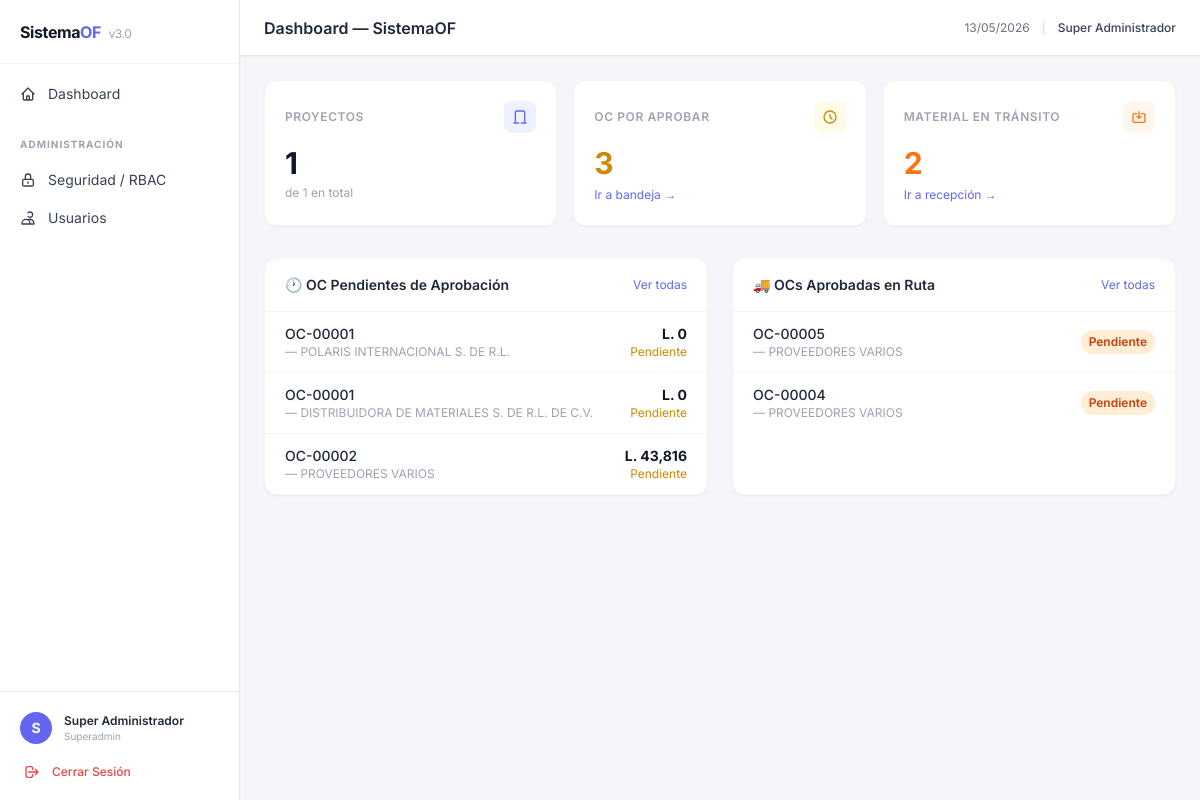
Screenshot of /public/dashboard (signed in) with the database file from the repository.
### tables this page shows
CREATE TABLE `ord_compras` (
  `id_ocompra` int(5) UNSIGNED ZEROFILL NOT NULL,
  `cod_ocompra` varchar(10) NOT NULL,
  `id_proy` int(5) UNSIGNED ZEROFILL NOT NULL,
  `cod_proy` varchar(10) NOT NULL,
  `id_linea` int(5) UNSIGNED ZEROFILL NOT NULL,
  `id_prov` int(5) UNSIGNED ZEROFILL NOT NULL,
  `id_inge` int(5) UNSIGNED ZEROFILL NOT NULL,
  `fecha_orden` date DEFAULT NULL,
  `cost_subtot` decimal(15,2) DEFAULT NULL,
  `cost_isv` decimal(15,2) DEFAULT NULL,
  `cost_total` decimal(15,2) DEFAULT NULL,
  `estatus_orden` enum('Pendiente','Aprobada','Anticipo','Cancelada') DEFAULT 'Pendiente',
  `forma_pago` enum('Contado','Credito') DEFAULT 'Credito',
  `estatus_aprob` enum('Si','No') DEFAULT 'No',
  `fecha_aprob` date DEFAULT NULL,
  `nom_aprob` varchar(100) DEFAULT NULL,
  `nom_solicita` varchar(100) DEFAULT NULL,
  `id_empresa` int(5) UNSIGNED ZEROFILL DEFAULT NULL,
  `abonos` decimal(15,2) DEFAULT '0.00',
  `saldo_act` decimal(15,2) DEFAULT '0.00'
);

CREATE TABLE `proveedores` (
  `id_prov` int(5) UNSIGNED ZEROFILL NOT NULL,
  `nom_prov` varchar(100) NOT NULL,
  `rtn_prov` varchar(100) DEFAULT NULL,
  `contacto_prov` varchar(100) DEFAULT NULL,
  `dir_prov` varchar(254) DEFAULT NULL,
  `tel_prov` varchar(20) DEFAULT NULL,
  `email_prov` varchar(100) DEFAULT NULL,
  `fecha_ing` date DEFAULT NULL,
  `estatus` enum('Activo','Inactivo') NOT NULL DEFAULT 'Activo',
  `saldo_ant` decimal(15,2) DEFAULT NULL,
  `cargos` decimal(15,2) DEFAULT NULL,
  `abonos` decimal(15,2) DEFAULT NULL,
  `saldo_act` decimal(15,2) DEFAULT NULL,
  `fecha_hora` datetime DEFAULT CURRENT_TIMESTAMP
);

### app/Controllers/DashboardController.php (called while the page is built, shortened)
<?php
class DashboardController extends BaseController {
    public function index() {
        $db = getDBConnection();
        $kpiProyectos = $db->query("
            SELECT
                COUNT(*) AS total,
                SUM(CASE WHEN ACTIVO='Activo' THEN 1 ELSE 0 END) AS activos
            FROM proyectos
        ")->fetch();
        $kpiComprasPendientes = $db->query("
            SELECT COUNT(*) AS total
            FROM ord_compras
            WHERE estatus_aprob = 'No'
        ")->fetch();
        $kpiMaterialEnTransito = $db->query("
            SELECT COUNT(*) AS total
            FROM ord_compras
            WHERE estatus_aprob = 'Si'
              AND estatus_orden NOT IN ('Cancelada', 'Completa')
        ")->fetch();
        $ocPendientes = $db->query("
            SELECT oc.cod_ocompra, oc.fecha_orden, oc.cost_total, p.NOM_PROY, prov.nom_prov
            FROM ord_compras oc
            LEFT JOIN proyectos p ON oc.id_proy = p.ID_PROY
            LEFT JOIN proveedores prov ON oc.id_prov = prov.id_prov
            WHERE oc.estatus_aprob = 'No'
            ORDER BY oc.fecha_orden DESC
            LIMIT 5
        ")->fetchAll();
        $materialTransito = $db->query("
            SELECT oc.cod_ocompra, p.NOM_PROY, prov.nom_prov, oc.estatus_orden
            FROM ord_compras oc
            LEFT JOIN proyectos p ON oc.id_proy = p.ID_PROY
            LEFT JOIN proveedores prov ON oc.id_prov = prov.id_prov
            WHERE oc.estatus_aprob = 'Si'
              AND oc.estatus_orden NOT IN ('Cancelada', 'Completa')
            ORDER BY oc.fecha_orden DESC
            LIMIT 5
        ")->fetchAll();
        $this->view('dashboard/index', [
            'title'                => 'Dashboard — SistemaOF',
            'kpiProyectos'         => $kpiProyectos,
            'kpiComprasPendientes' => $kpiComprasPendientes,
            'kpiMaterialEnTransito'=> $kpiMaterialEnTransito,
            'ocPendientes'         => $ocPendientes,
            'materialTransito'     => $materialTransito,
        ]);
    }
}

### app/Core/Router.php (called while the page is built, shortened)
<?php
class Router {
    private static $routes = [];
    public static function get($uri, $callback) {
        self::$routes['GET'][$uri] = $callback;
    }
    public static function post($uri, $callback) {
        self::$routes['POST'][$uri] = $callback;
    }
    public static function dispatch($uri, $method) {
        $uri = strtok($uri, '?');
        $uri = rtrim($uri, '/');
        if (isset(self::$routes[$method][$uri])) {
            $callback = self::$routes[$method][$uri];
            if (is_array($callback)) {
                $controller = new $callback[0]();
                $method = $callback[1];
                return $controller->$method();
            }
            return call_user_func($callback);
        }
        exit();
    }
}

### routes/web.php (called while the page is built, shortened)
<?php
$uri = parse_url($_SERVER['REQUEST_URI'], PHP_URL_PATH);
$method = $_SERVER['REQUEST_METHOD'];
$base = rtrim(BASE_URL, '/');
if ($base !== '' && strpos($uri, $base) === 0) {
    $uri = substr($uri, strlen($base));
}
Router::dispatch($uri, $method);

### public/index.php (called while the page is built, shortened)
<?php
require_once __DIR__ . '/../routes/web.php';

### views/dashboard/index.php (the view, shortened to what this page needs)
<div class="grid grid-cols-1 gap-4 sm:grid-cols-3 mb-8">
    <div class="bg-white rounded-xl border border-gray-100 shadow-sm p-5">
        <div class="flex items-center justify-between mb-3">
            <p class="text-xs font-semibold text-gray-400 uppercase tracking-wider">Proyectos</p>
            <div class="h-8 w-8 rounded-lg bg-indigo-50 flex items-center justify-center">
                <svg class="h-4 w-4 text-primary" fill="none" viewBox="0 0 24 24" stroke="currentColor" stroke-width="2">
                    <path stroke-linecap="round" stroke-linejoin="round" d="M19 21V5a2 2 0 00-2-2H7a2 2 0 00-2 2v16m14 0h2m-2 0h-5m-9 0H3m2 0h5"/>
                </svg>
            </div>
        </div>
        <p class="text-3xl font-bold text-gray-900"><?= (int)($kpiProyectos['activos'] ?? 0) ?></p>
        <p class="text-xs text-gray-400 mt-1">de <?= (int)($kpiProyectos['total'] ?? 0) ?> en total</p>
    </div>
    <?php if (!empty($_SESSION['es_superadmin']) || isset($_SESSION['modulos_permitidos']['COMPRAS'])): ?>
    <div class="bg-white rounded-xl border border-gray-100 shadow-sm p-5">
        <div class="flex items-center justify-between mb-3">
            <p class="text-xs font-semibold text-gray-400 uppercase tracking-wider">OC por Aprobar</p>
            <div class="h-8 w-8 rounded-lg bg-yellow-50 flex items-center justify-center">
                <svg class="h-4 w-4 text-yellow-600" fill="none" viewBox="0 0 24 24" stroke="currentColor" stroke-width="2">
                    <path stroke-linecap="round" stroke-linejoin="round" d="M12 8v4l3 3m6-3a9 9 0 11-18 0 9 9 0 0118 0z"/>
                </svg>
            </div>
        </div>
        <p class="text-3xl font-bold <?= ($kpiComprasPendientes['total'] ?? 0) > 0 ? 'text-yellow-600' : 'text-gray-900' ?>">
            <?= (int)($kpiComprasPendientes['total'] ?? 0) ?>
        </p>
        <a href="<?= BASE_URL ?>/compras/aprobacion" class="text-xs text-primary hover:underline mt-1 inline-block">Ir a bandeja →</a>
    </div>
    <?php endif; ?>
    <?php if (!empty($_SESSION['es_superadmin']) || isset($_SESSION['modulos_permitidos']['ENTREGAS'])): ?>
    <div class="bg-white rounded-xl border border-gray-100 shadow-sm p-5">
        <div class="flex items-center justify-between mb-3">
            <p class="text-xs font-semibold text-gray-400 uppercase tracking-wider">Material en Tránsito</p>
            <div class="h-8 w-8 rounded-lg bg-orange-50 flex items-center justify-center">
                <svg class="h-4 w-4 text-orange-500" fill="none" viewBox="0 0 24 24" stroke="currentColor" stroke-width="2">
                    <path stroke-linecap="round" stroke-linejoin="round" d="M8 7H5a2 2 0 00-2 2v9a2 2 0 002 2h14a2 2 0 002-2V9a2 2 0 00-2-2h-3m-1 4l-3 3m0 0l-3-3m3 3V4"/>
                </svg>
            </div>
        </div>
        <p class="text-3xl font-bold text-orange-500"><?= (int)($kpiMaterialEnTransito['total'] ?? 0) ?></p>
        <a href="<?= BASE_URL ?>/compras/recepcion" class="text-xs text-primary hover:underline mt-1 inline-block">Ir a recepción →</a>
    </div>
    <?php endif; ?>
</div>
<div class="grid grid-cols-1 lg:grid-cols-2 gap-6">
    <?php if ((!empty($_SESSION['es_superadmin']) || isset($_SESSION['modulos_permitidos']['COMPRAS'])) && !empty($ocPendientes)): ?>
    <div class="bg-white rounded-xl border border-gray-100 shadow-sm">
        <div class="px-5 py-4 border-b border-gray-100 flex justify-between items-center">
            <h3 class="text-sm font-semibold text-gray-800">🕐 OC Pendientes de Aprobación</h3>
            <a href="<?= BASE_URL ?>/compras/aprobacion" class="text-xs text-primary hover:underline">Ver todas</a>
        </div>
        <ul class="divide-y divide-gray-100">
            <?php foreach ($ocPendientes as $oc): ?>
            <li class="px-5 py-3 flex items-center justify-between hover:bg-gray-50">
                <div>
                    <p class="text-sm font-medium text-gray-800"><?= htmlspecialchars($oc['cod_ocompra']) ?></p>
                    <p class="text-xs text-gray-400"><?= htmlspecialchars($oc['NOM_PROY'] ?? $oc['cod_proy'] ?? '') ?> — <?= htmlspecialchars($oc['nom_prov'] ?? '') ?></p>
                </div>
                <div class="text-right">
                    <p class="text-sm font-bold text-gray-900">L. <?= number_format($oc['cost_total'], 0) ?></p>
                    <p class="text-xs text-yellow-600">Pendiente</p>
                </div>
            </li>
            <?php endforeach; ?>
        </ul>
    </div>
    <?php endif; ?>
    <?php if ((!empty($_SESSION['es_superadmin']) || isset($_SESSION['modulos_permitidos']['ENTREGAS'])) && !empty($materialTransito)): ?>
    <div class="bg-white rounded-xl border border-gray-100 shadow-sm">
        <div class="px-5 py-4 border-b border-gray-100 flex justify-between items-center">
            <h3 class="text-sm font-semibold text-gray-800">🚚 OCs Aprobadas en Ruta</h3>
            <a href="<?= BASE_URL ?>/compras/recepcion" class="text-xs text-primary hover:underline">Ver todas</a>
        </div>
        <ul class="divide-y divide-gray-100">
            <?php foreach ($materialTransito as $oc): ?>
            <li class="px-5 py-3 flex items-center justify-between hover:bg-gray-50">
                <div>
                    <p class="text-sm font-medium text-gray-800"><?= htmlspecialchars($oc['cod_ocompra']) ?></p>
                    <p class="text-xs text-gray-400"><?= htmlspecialchars($oc['NOM_PROY'] ?? '') ?> — <?= htmlspecialchars($oc['nom_prov'] ?? '') ?></p>
                </div>
                <span class="text-xs font-semibold px-2 py-1 rounded-full
                    <?= $oc['estatus_orden'] === 'Anticipo' ? 'bg-blue-100 text-blue-700' : 'bg-orange-100 text-orange-700' ?>">
                    <?= $oc['estatus_orden'] ?>
                </span>
            </li>
            <?php endforeach; ?>
        </ul>
    </div>
    <?php endif; ?>
</div>
<?php
require __DIR__ . '/../layout.php';
?>

### rows the page displays
ord_compras: cod_ocompra "OC-00001", id_prov.nom_prov "POLARIS INTERNACIONAL S. DE R.L.", cost_total "0"
ord_compras: cod_ocompra "OC-00001", id_prov.nom_prov "DISTRIBUIDORA DE MATERIALES S. DE R.L. DE C.V.", cost_total "0"
ord_compras: cod_ocompra "OC-00002", id_prov.nom_prov "PROVEEDORES VARIOS", cost_total "43,816"
ord_compras: cod_ocompra "OC-00005", id_prov.nom_prov "PROVEEDORES VARIOS", estatus_orden "Pendiente"
ord_compras: cod_ocompra "OC-00004", id_prov.nom_prov "PROVEEDORES VARIOS", estatus_orden "Pendiente"

### other values shown
substr($sess_user_name, 0, 1) "S"
$sess_user_name "Super Administrador"
$sess_role_name "Superadmin"
$title "Dashboard — SistemaOF"
$kpiProyectos['activos'] "1"
$kpiProyectos['total'] "1"
$kpiComprasPendientes['total'] "3"
$kpiMaterialEnTransito['total'] "2"
